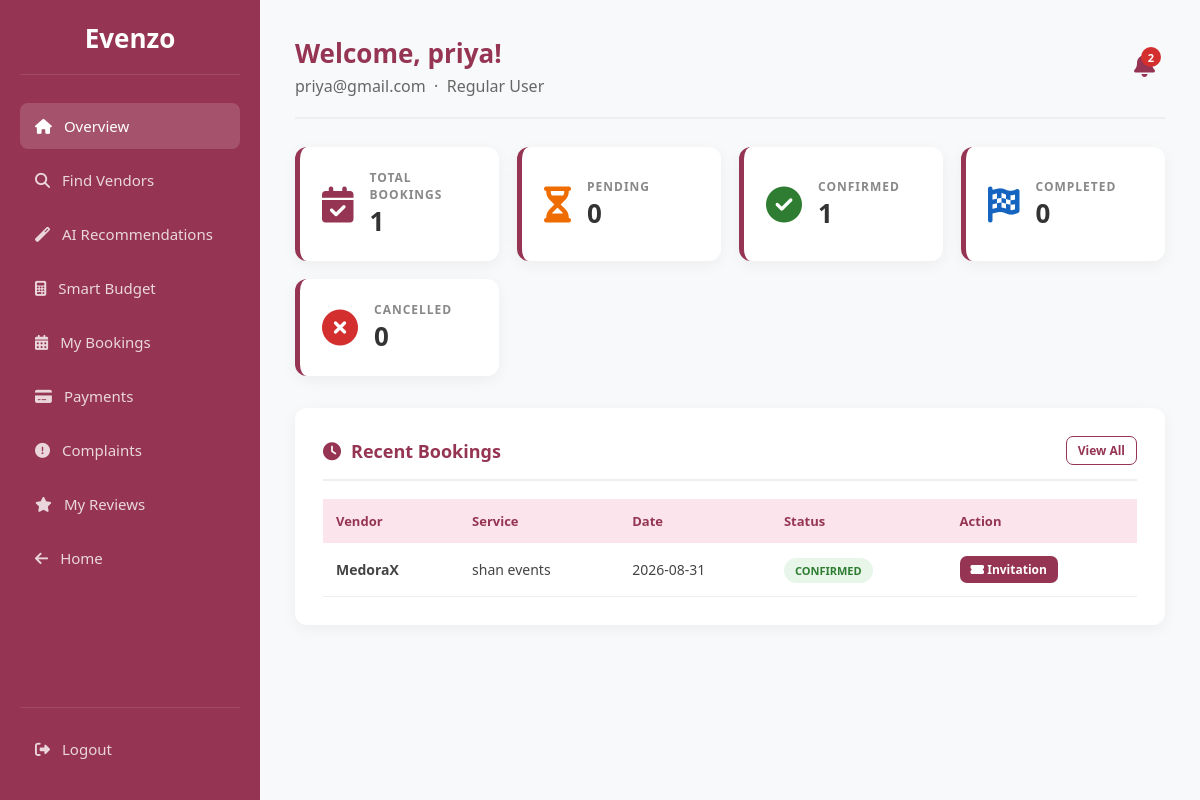
The page /user_dashboard (signed in) on the database as committed earlier.
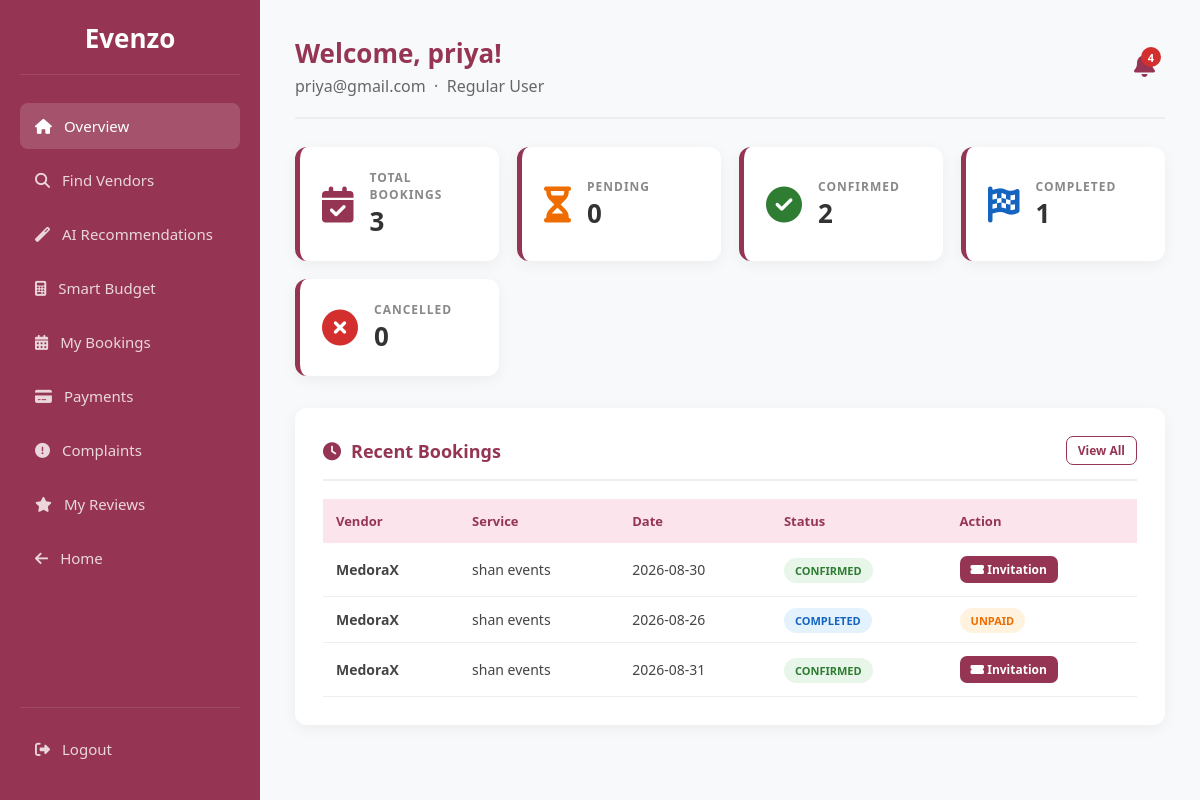
The same page on the database as committed later.
### tables this page shows
CREATE TABLE bookings (
            id INTEGER PRIMARY KEY AUTOINCREMENT,
            client_id INTEGER NOT NULL,
            manager_id INTEGER NOT NULL,
            service_id INTEGER,
            event_date DATE NOT NULL,
            status TEXT DEFAULT 'pending', -- pending, confirmed, rejected
            total_amount REAL,
            payment_status TEXT DEFAULT 'unpaid',
            created_at TIMESTAMP DEFAULT CURRENT_TIMESTAMP, client_phone TEXT, client_message TEXT, selected_package TEXT, event_location TEXT, cancelled_by TEXT, cancel_reason TEXT, transaction_id TEXT, receipt_number TEXT,
            FOREIGN KEY (client_id) REFERENCES users (id),
            FOREIGN KEY (manager_id) REFERENCES users (id),
            FOREIGN KEY (service_id) REFERENCES services (id)
        );

CREATE TABLE manager_profiles (
            id INTEGER PRIMARY KEY AUTOINCREMENT,
            user_id INTEGER NOT NULL,
            business_name TEXT NOT NULL,
            phone TEXT NOT NULL,
            license_path TEXT, -- Path to uploaded JPEG/PDF license
            bio TEXT,
            base_price REAL DEFAULT 0.0,
            rating REAL DEFAULT 0.0, profile_pic TEXT, location TEXT, -- For the "Ratings/Reviews system"
            FOREIGN KEY (user_id) REFERENCES users (id) ON DELETE CASCADE
        );

CREATE TABLE services (
                id INTEGER PRIMARY KEY AUTOINCREMENT,
                manager_id INTEGER NOT NULL,
                category TEXT,
                service_name TEXT NOT NULL,
                service_location TEXT,       
                services_offered TEXT,       
                experience_years INTEGER,    
                pricing TEXT,                
                images TEXT,                 
                description TEXT, unavailable_dates TEXT, pkg_basic_name TEXT DEFAULT 'Basic (Silver)', pkg_basic_price REAL DEFAULT 0.0, pkg_basic_desc TEXT, pkg_premium_name TEXT DEFAULT 'Premium (Gold)', pkg_premium_price REAL DEFAULT 0.0, pkg_premium_desc TEXT, pkg_luxury_name TEXT DEFAULT 'Luxury (Platinum)', pkg_luxury_price REAL DEFAULT 0.0, pkg_luxury_desc TEXT, package_tier TEXT DEFAULT 'Standard', is_active INTEGER DEFAULT 1,
                FOREIGN KEY (manager_id) REFERENCES users (id) ON DELETE CASCADE
            );

### app.py (the view)
@app.route('/user_dashboard')
def user_dashboard():
    if 'user_id' not in session or session['role'] != 'user':
        return redirect(url_for('index'))
    conn = get_db_connection()
    user_info = conn.execute("SELECT * FROM users WHERE id=?", (session['user_id'],)).fetchone()
    my_bookings = conn.execute('''
        SELECT b.*, m.business_name, s.service_name, s.pricing, s.images
        FROM bookings b
        JOIN manager_profiles m ON b.manager_id = m.user_id
        LEFT JOIN services s ON b.service_id = s.id
        WHERE b.client_id=? ORDER BY b.created_at DESC
    ''', (session['user_id'],)).fetchall()
    total   = len(my_bookings)
    pending = sum(1 for b in my_bookings if b['status'] == 'pending')
    confirmed = sum(1 for b in my_bookings if b['status'] == 'confirmed')
    completed = sum(1 for b in my_bookings if b['status'] == 'completed')
    cancelled = sum(1 for b in my_bookings if b['status'] in ('cancelled', 'rejected'))
    complaints = conn.execute('''
        SELECT c.*, m.business_name
        FROM complaints c
        LEFT JOIN manager_profiles m ON c.manager_id = m.user_id
        WHERE c.client_id=? ORDER BY c.created_at DESC
    ''', (session['user_id'],)).fetchall()
    reviews = conn.execute('''
        SELECT r.*, s.service_name, m.business_name
        FROM reviews r
        LEFT JOIN services s ON r.booking_id IN (SELECT id FROM bookings WHERE service_id=s.id)
        LEFT JOIN manager_profiles m ON r.manager_id = m.user_id
        WHERE r.client_id=? ORDER BY r.created_at DESC
    ''', (session['user_id'],)).fetchall()
    notifs = conn.execute(
        "SELECT * FROM notifications WHERE user_id=? ORDER BY created_at DESC LIMIT 20",
        (session['user_id'],)
    ).fetchall()
    unread_count = sum(1 for n in notifs if not n['is_read'])
    all_services = conn.execute('''
        SELECT s.*, m.business_name, m.profile_pic, m.rating
        FROM services s
        JOIN manager_profiles m ON s.manager_id = m.user_id
        JOIN users u ON s.manager_id = u.id
        WHERE u.is_approved=1 AND u.is_active=1 AND s.is_active=1
        ORDER BY m.rating DESC
    ''').fetchall()
    paid_bookings = [b for b in my_bookings if b['payment_status'] == 'paid']
    conn.close()
    return render_template('user_dashboard.html',
        user=user_info, bookings=my_bookings, services=all_services,
        total=total, pending=pending, confirmed=confirmed,
        completed=completed, cancelled=cancelled,
        complaints=complaints, reviews=reviews,
        notifications=notifs, unread_count=unread_count,
        paid_bookings=paid_bookings)

### app.py (called while the page is built)
def get_db_connection():
    conn = sqlite3.connect('database.db', timeout=10)
    conn.row_factory = sqlite3.Row
    conn.execute("PRAGMA foreign_keys = ON")
    return conn

### frontend/templates/user_dashboard.html (shortened to what the changed rows need)
<!DOCTYPE html>
<html lang="en">
<head>
<link rel="stylesheet" href="https://cdnjs.cloudflare.com/ajax/libs/font-awesome/6.4.0/css/all.min.css">
</head>
<body>
<div class="main">
  <div class="topbar">
    <div class="welcome">
      <h1>Welcome, {{ user.full_name.split(' ')[0] }}!</h1>
    </div>
    <div style="display:flex;align-items:center;gap:16px">
      <div class="notif-btn" id="notifBtn" onclick="toggleNotif()">
        {% if unread_count > 0 %}<div class="notif-badge">{{ unread_count }}</div>{% endif %}
      </div>
    </div>
  </div>
  <div id="sec-overview" class="section active">
    <div class="stats">
      <div class="stat-card"><div class="stat-icon" style="color:#953553"><i class="fas fa-calendar-check"></i></div><div class="stat-info"><h3>Total Bookings</h3><div class="val">{{ total }}</div></div></div>
      <div class="stat-card"><div class="stat-icon" style="color:#2e7d32"><i class="fas fa-check-circle"></i></div><div class="stat-info"><h3>Confirmed</h3><div class="val">{{ confirmed }}</div></div></div>
      <div class="stat-card"><div class="stat-icon" style="color:#1565c0"><i class="fas fa-flag-checkered"></i></div><div class="stat-info"><h3>Completed</h3><div class="val">{{ completed }}</div></div></div>
    </div>
    <div class="card">
      <div class="card-hdr"><h2><i class="fas fa-clock"></i> Recent Bookings</h2><a href="#" class="btn btn-outline btn-sm" onclick="show('bookings')">View All</a></div>
      {% if bookings %}
      <table><thead><tr><th>Vendor</th><th>Service</th><th>Date</th><th>Status</th><th>Action</th></tr></thead><tbody>
      {% for b in bookings[:5] %}
      <tr>
        <td><strong>{{ b.business_name }}</strong></td>
        <td>{{ b.service_name or 'Custom' }}</td>
        <td>{{ b.event_date }}</td>
        <td><span class="badge badge-{{ b.status }}">{{ b.status }}</span></td>
        <td>
          {% if b.status == 'confirmed' and b.payment_status == 'unpaid' %}
          <a href="{{ url_for('checkout', booking_id=b.id) }}" class="btn btn-primary btn-sm">Pay Now</a>
          {% elif b.status == 'pending' %}
          <button class="btn btn-danger btn-sm" onclick="openCancelModal({{ b.id }})">Cancel</button>
          {% elif b.status in ('confirmed', 'completed') and b.payment_status == 'paid' %}
          <a href="{{ url_for('view_invitation', booking_id=b.id) }}" class="btn btn-primary btn-sm"><i class="fas fa-ticket-alt"></i> Invitation</a>
          {% else %}
          <span class="badge badge-{{ b.payment_status }}">{{ b.payment_status }}</span>
          {% endif %}
        </td>
      </tr>
      {% endfor %}
      </tbody></table>
      {% else %}<div class="empty"><i class="fas fa-calendar-times"></i><p>No bookings yet.<br><a href="#" onclick="show('vendors')" class="btn btn-primary" style="margin-top:12px">Find Vendors</a></p></div>{% endif %}
    </div>
  </div>
</div>
</body>
</html>

Rows that differ between the two databases and show on the page:
added bookings: business_name "MedoraX", service_name "shan events", event_date "2026-08-30", status "CONFIRMED"
added bookings: business_name "MedoraX", service_name "shan events", event_date "2026-08-26", status "COMPLETED", payment_status "UNPAID"
Other text that changed with them:
{{ unread_count }}: "2" → "4"
{{ total }}: "1" → "3"
{{ confirmed }}: "1" → "2"
{{ completed }}: "0" → "1"
